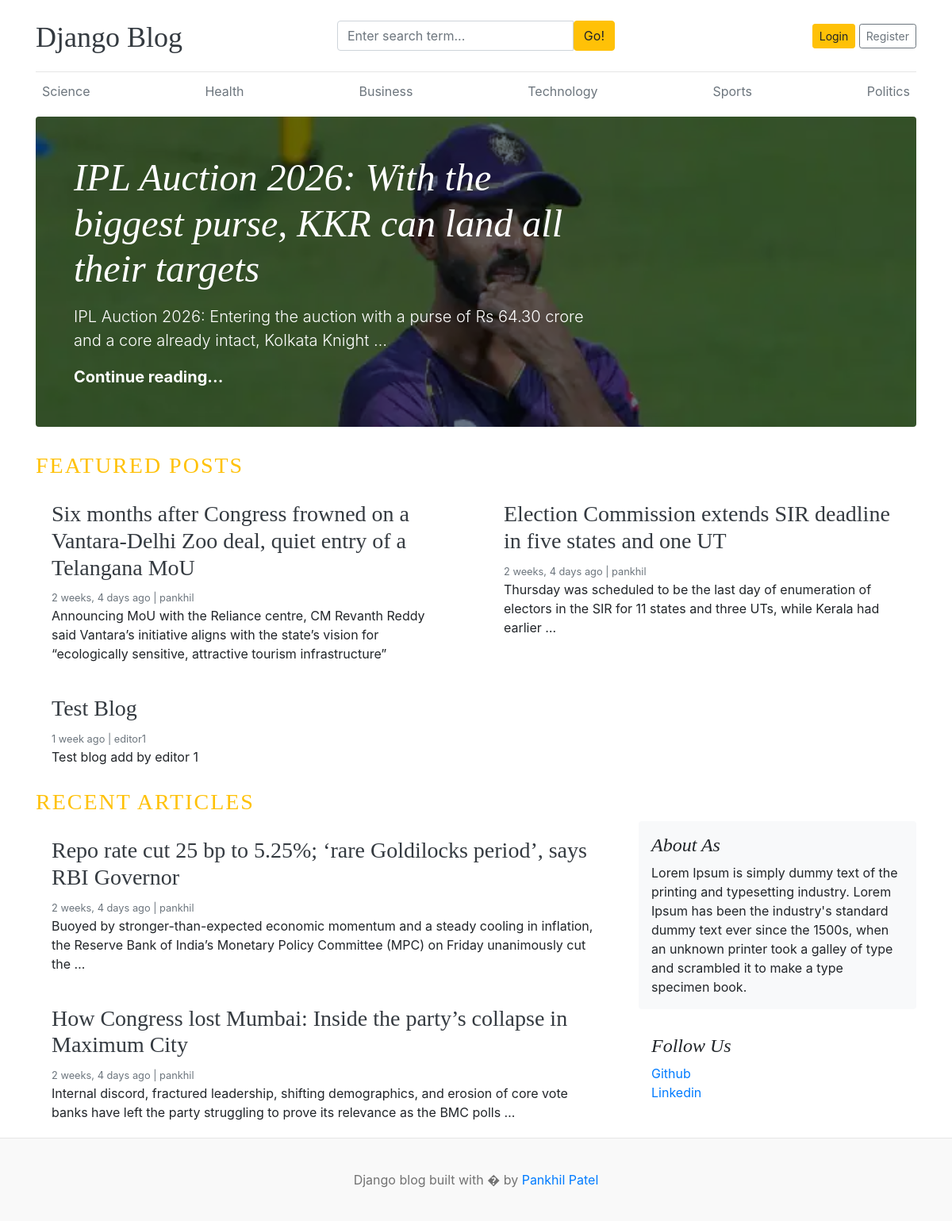
Before: / with the older database file.
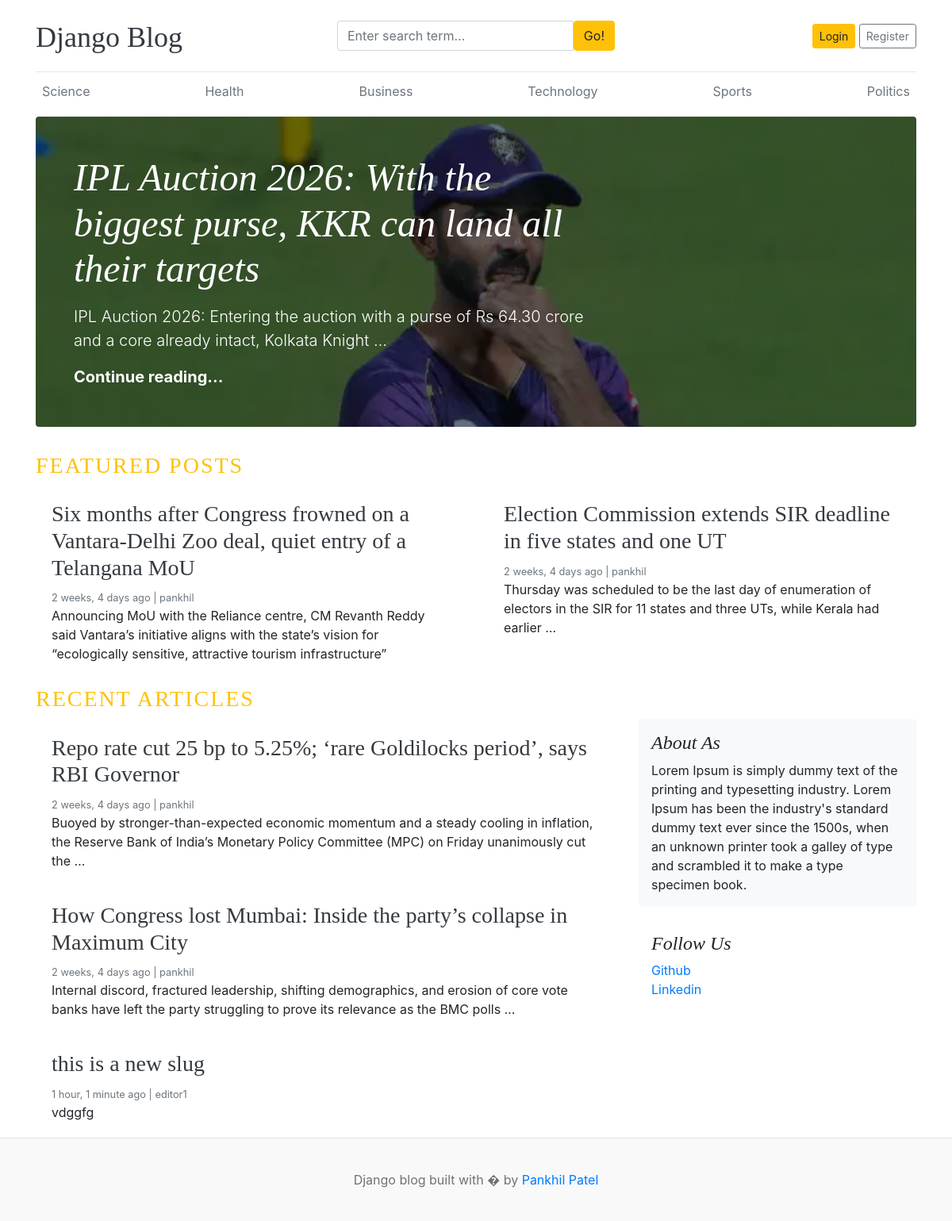
After: the same page with the newer database file.
### blogs/models.py (models this page shows, shortened)
class Category(models.Model):
    category_name = models.CharField(max_length=50,unique=True)
    created_at = models.DateTimeField(auto_now_add=True)
    updated_at = models.DateTimeField(auto_now=True)
    class Meta:
        verbose_name_plural = 'categories'

class Blog(models.Model):
    title = models.CharField(max_length=100)
    slug = models.SlugField(max_length=150, unique=True,blank=True)
    category = models.ForeignKey(Category, on_delete=models.CASCADE)
    author = models.ForeignKey(User, on_delete=models.CASCADE)
    featured_image = models.ImageField(upload_to='uploads/%Y/%m/%d')
    short_description = models.TextField(max_length=500)
    blog_body = models.TextField(max_length=2000)
    status = models.CharField(max_length=20,choices=STATUS_CHOICES, default="Draft")
    is_featured = models.BooleanField(default=False)
    created_at = models.DateTimeField(auto_now_add=True)
    updated_at = models.DateTimeField(auto_now=True)
    def __str__(self):
        return self.title

### assignments/models.py (models this page shows, shortened)
class About(models.Model):
    about_heading = models.CharField(max_length=25)
    about_description = models.CharField(max_length=255)
    created_at = models.DateTimeField(auto_now_add=True)
    updated_at = models.DateTimeField(auto_now=True)
    class Meta:
        verbose_name_plural = 'About'

class SocialLink(models.Model):
    platform = models.CharField(max_length=25)
    link = models.URLField(max_length=100)
    created_at = models.DateTimeField(auto_now_add=True)
    updated_at = models.DateTimeField(auto_now=True)

### blog_main/views.py (the view)
# urls.py: 2. Add a URL to urlpatterns:  path('', views.home, name='home')
def home(req):
    featured_posts = Blog.objects.filter(is_featured=True,status='Published').order_by('updated_at')
    posts = Blog.objects.filter(is_featured=False,status='Published')
    print(posts)
    try:
        about = About.objects.get()
    except:
        about = None
    context = {
        'featured_posts' : featured_posts,
        'posts' : posts,
        'about':about,
    }
    return render(req,"home.html",context)

### blogs/context_processors.py (called while the page is built)
def get_categories(req):
    categories = Category.objects.all()
    return dict(categories=categories)

def get_social_links(req):
    social_link = SocialLink.objects.all()
    return dict(social_link=social_link)

### templates/home.html
{% extends 'base.html' %}
{% block content %}
{% for post in featured_posts %}
{% if forloop.first %}
<div class="jumbotron p-3 p-md-5 text-white rounded bg-dark"
    style="background-image: url({{ post.featured_image.url}});background-blend-mode: overlay;background-size:cover;">
    <div class="col-md-8 px-0">
        <h1 class="display-4 font-italic">{{ post.title }}</h1>
        <p class="lead my-3">{{ post.short_description | truncatewords:20 }}</p>
        <p class="lead mb-0"><a href="{% url 'blogs' post.slug  %}" class="text-white font-weight-bold">Continue
                reading...</a></p>
    </div>
</div>
{% endif %}
{% endfor %}
<h3 class="text-uppercase text-warning" style="letter-spacing: 2px;">Featured Posts</h3>
<div class="row mb-2">
    {% for post in featured_posts %}
    {% if not forloop.first %}
    <div class="col-md-6">
        <div class="card border-0">
            <div class="card-body">
                <h3><a href="{% url 'blogs' post.slug  %}" class="text-dark">{{ post.title }}</a></h3>
                <small class="mb-1 text-muted">{{ post.created_at | timesince}} ago | {{ post.author }}</small>
                <p class="card-text">{{ post.short_description | truncatewords:25 }}</p>
            </div>
        </div>
    </div>
    {% endif %}
    {% endfor %}
</div>
<h3 class="text-uppercase text-warning" style="letter-spacing: 2px;">Recent Articles</h3>
<main role="main" class="container p-0">
    <div class="row">
        <div class="col-md-8 blog-main">
            {% for post in posts %}
            <div class="card border-0">
                <div class="card-body">
                    <h3><a href="{% url 'blogs' post.slug %}" class="text-dark">{{ post.title }}</a></h3>
                    <small class="mb-1 text-muted">{{ post.created_at | timesince}} ago | {{ post.author}}
                    </small>
                    <p class="card-text">{{ post.short_description | truncatewords:25 }}</p>
                </div>
            </div>
            {% endfor %}
        </div>
        <aside class="col-md-4 blog-sidebar">
            <div class="p-3 mb-3 bg-light rounded">
                <h4 class="font-italic">{{ about.about_heading }}</h4>
                <p class="mb-0">{{ about.about_description }}</p>
            </div>
            {% if social_link %}
            <div class="p-3">
                <h4 class="font-italic">Follow Us</h4>
                <ol class="list-unstyled">
                    {% for i in social_link %}
                    <li><a href="{{ i.link }}">{{ i.platform }}</a></li>
                    {% endfor %}
                </ol>
            </div>
            {% endif %}
        </aside>
    </div>
</main>
</div>
{% endblock %}

### templates/base.html (shortened to what this page needs)
{% load static %}
<!DOCTYPE html>
<html lang="en">
<head>
    <link href="https://getbootstrap.com/docs/4.0/dist/css/bootstrap.min.css" rel="stylesheet">
    <link href="{% static 'css/blog.css' %}" rel="stylesheet">
    <link rel="stylesheet" href="https://cdnjs.cloudflare.com/ajax/libs/font-awesome/5.15.2/css/all.min.css" />
</head>
<body>
    <div class="container">
        <header class="blog-header py-3">
            <div class="row flex-nowrap justify-content-between align-items-center">
                <div class="col-4 pt-1">
                    <a class="blog-header-logo text-dark" href="/">Django Blog</a>
                </div>
                <div class="col-4">
                    <form action="{% url 'search' %}" method="get">
                        <div class="input-group">
                            <input class="form-control" value="{{ keyword }}" type="text"
                                placeholder="Enter search term..." aria-label="Enter search term..." name="keyword"
                                aria-describedby="button-search" />
                            <button class="btn btn-warning" id="button-search" type="submit">Go!</button>
                        </div>
                    </form>
                </div>
                <div class="col-4 d-flex justify-content-end align-items-center">
                    {% if not user.is_authenticated %}
                    <a class="btn btn-sm btn-warning" href="{% url 'login' %}">Login</a> &nbsp;
                    <a class="btn btn-sm btn-outline-secondary" href="{% url 'register' %}">Register</a>
                    {% else %}
                    <span><a href="{% url 'dashboard' %}">Dashboard</a></span>
                    &emsp;
                    <span><a href="{% url 'logout' %}">Logout</a></span>
                    {% endif %}
                </div>
            </div>
        </header>
        <div class="nav-scroller py-1 mb-2">
            <nav class="nav d-flex justify-content-between">
                {% for cat in categories %}
                <a class="p-2 text-muted" href="{% url 'posts_by_category' cat.id %}">{{cat.category_name}}</a>
                {% endfor %}
            </nav>
        </div>
        {% block content %}
        {% endblock %}
        <footer class="blog-footer">
            <p>Django blog built with � by <a href="#">Pankhil Patel</a></p>
        </footer>
</body>
</html>

### blog_main/static/css/blog.css (style rules this page uses)
.blog-header { border-bottom: 1px solid #e5e5e5; }
.blog-header-logo { font-family: "Playfair Display", Georgia, "Times New Roman", serif ; font-size: 2.25rem; }
h1, h2, h3, h4, h5, h6 { font-family: "Playfair Display", Georgia, "Times New Roman", serif ; }
.display-4 { font-size: 2.5rem; }
@media (min-width: 768px) { .display-4 { font-size: 3rem; } }
.blog-footer { padding: 2.5rem 0; color: #727272; text-align: center; background-color: #f9f9f9; border-top: .05rem solid #e5e5e5; }
.blog-footer p:last-child { margin-bottom: 0; }

Changed rows visible on the page:
removed Blog: title "Test Blog", created_at "1 week", author "editor1", short_description "Test blog add by editor 1", shown under "FEATURED POSTS"
added Blog: title "this is a new slug", created_at "1 hour, 1 minute", author "editor1", short_description "vdggfg", shown under "RECENT ARTICLES"
